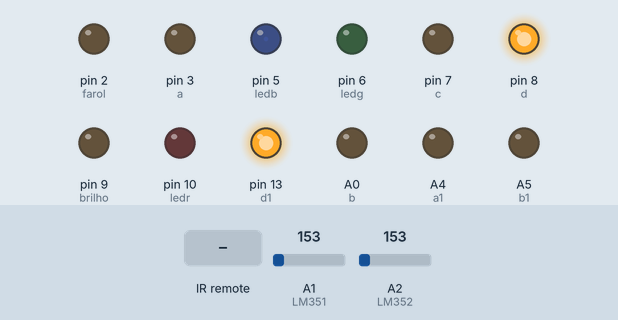
A sketch run on a simulated Arduino Mega 2560, built with avr-gcc and run on an emulated ATmega2560. Shown: output pins drawn as LEDs (lit = HIGH). The inputs (shaded band) are chosen by the test bench; at power-on: A1 (LM351) = 153, A2 (LM352) = 153. Pins used as bus, display or sensor lines are not drawn.

Above: at 4.2 s.
4.3 s: A1 (LM351) set to 144
At 4.8 s:
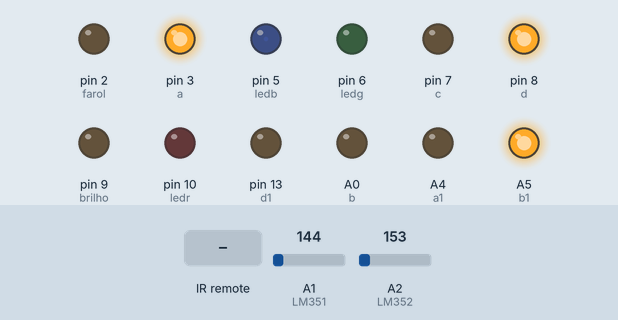
5.8 s: infrared code 0xE12428D7 received
At 6.9 s:
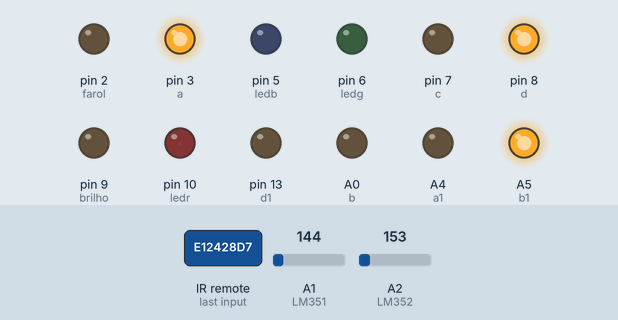
7.3 s: infrared code 0xE12448B7 received
At 8.1 s:
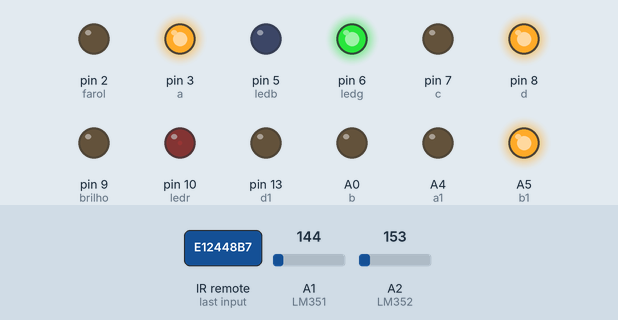
8.8 s: A2 (LM352) set to 142
At 9.3 s:
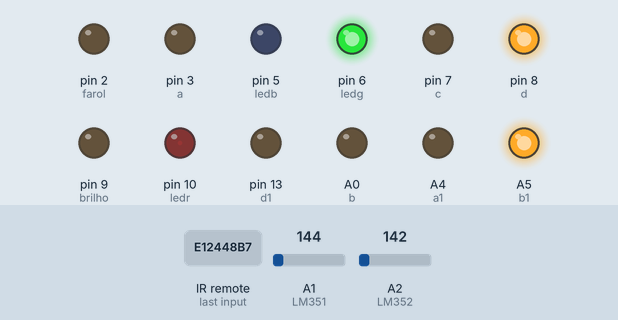
10.3 s: A2 (LM352) set to 133
At 11.5 s:
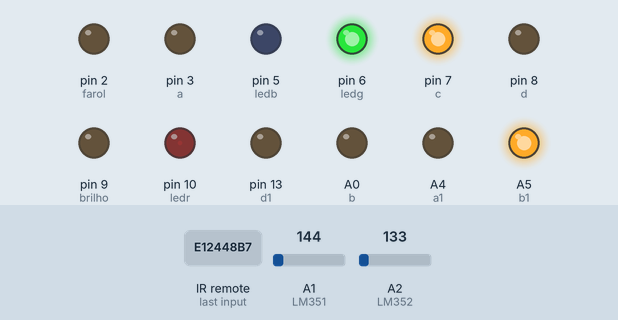
11.8 s: infrared code 0xE12440BF received
At 13.0 s:
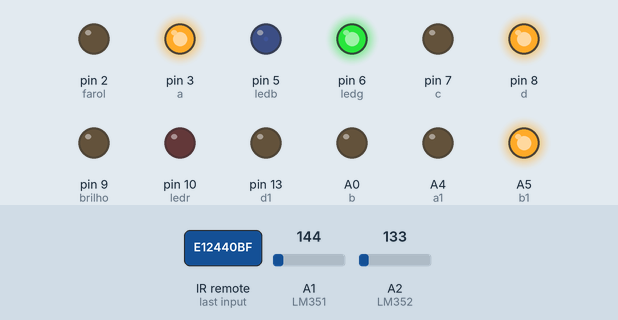
Timing chart, 0 to 14.3 s (numbered marks = the images above; inputs shaded):
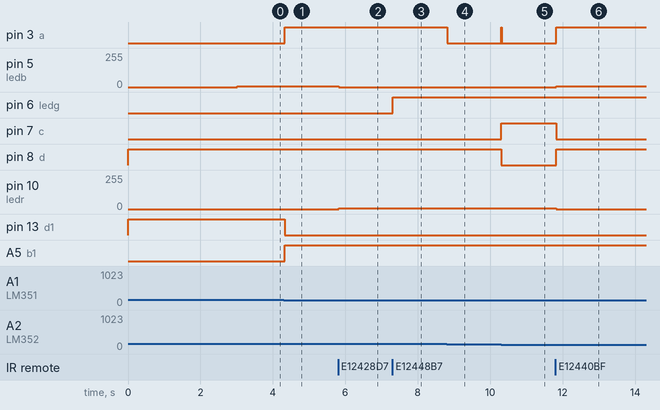

The sketch:

Termometro_Fit_V1.1.ino
```cpp
/***************************************\
 **   Projeto Termometro Automotivo    **
 *                                      *
 **     Sensor Crepuscular e XBee      **
 \***************************************/

#include <IRremote.h>
int RECV_PIN = 11;
IRrecv irrecv(RECV_PIN);
decode_results results;

// enderecamento de pinos
const int a = 3;
const int b = A0;
const int c = 7;
const int d = 8;
const int a1 = A4;
const int b1 = A5;
const int c1 = 12;
const int d1 = 13;
const int ledb = 5;
const int ledr = 10;
const int ledg = 6;
const int brilho = 9;
const int LDR = A3;
const int farol = 2;
const int LM351 = A1;
const int LM352 = A2;

// termometro
float adclido1 = 0;
float temperaturac1 = 0;
int lertemperatura1 = 1;
float adclido2 = 0;
float temperaturac2 = 0;
int lertemperatura2 = 1;
float temperaturas1 [32];
float temperaturas2 [32];
byte temperatura = 0;

// Controle Display
byte unidade = 0;
byte dezena = 0;
byte ldrvalor = 0;
byte pwm = 255;
byte ledpwm = 5;
int digito[] = {
  0, 0, 0, 0, 1, 0, 0, 0, 0, 1, 0, 0, 1, 1, 0, 0, 0, 0, 1, 0, 1, 0, 1, 0, 0, 1, 1, 0, 1, 1, 1, 0, 0, 0, 0, 1, 1, 0, 0, 1, 0, 1, 0, 1};
byte indice = 0;
byte tela = 1;

void setup(){

  // definindo comunicacao serial
  Serial.begin(9600);
  irrecv.enableIRIn();
  // especificando tensao de referencia das portas analogicas para o LM35
  //  analogReference(INTERNAL); //Se estiver usando Arduino Mega, use INTERNAL1V1

  pinMode(a, OUTPUT);
  pinMode(b, OUTPUT);
  pinMode(c, OUTPUT);
  pinMode(d, OUTPUT);
  pinMode(a1, OUTPUT);
  pinMode(b1, OUTPUT);
  pinMode(c1, OUTPUT);
  pinMode(d1, OUTPUT);
  pinMode(ledr, OUTPUT);
  pinMode(ledb, OUTPUT);
  pinMode(ledg, OUTPUT);
  pinMode(brilho, OUTPUT);
  pinMode(farol, OUTPUT);

  unidade = 8;
  dezena = 8;

  indice = unidade * 4;
  digitalWrite(a, digito [indice + 0]);
  digitalWrite(b, digito [indice + 1]);
  digitalWrite(c, digito [indice + 2]);
  digitalWrite(d, digito [indice + 3]);

  indice = dezena * 4;
  digitalWrite(a1, digito [indice + 0]);
  digitalWrite(b1, digito [indice + 1]);
  digitalWrite(c1, digito [indice + 2]);
  digitalWrite(d1, digito [indice + 3]);
  delay(3000);

}
void loop(){

  /*
   // Indo para rotina do termometro 1
   termometro1();

   // impressao dos dados no display
   impressao();

   for (int i=0; i < 30000; i++) {
   // indo para rotina do sensor luz
   sensorluz();
   */
  if (irrecv.decode(&results)) {

    if (results.value == 0xE12440BF){
      tela = 1;
    }
    if (results.value == 0xE12428D7){
      tela = 2;
    }

    if (results.value == 0xE12448B7){
      digitalWrite(ledg, HIGH);
    }
    if (results.value == 0xE124609F){
      digitalWrite (ledg, LOW);
    }

    irrecv.resume();
  }

  if (tela == 1) {
    // Indo para rotina do termometro 1
    termometro1();

    // impressao dos dados no display
    impressao();
  }

  if (tela == 2) {
    // Indo para rotina do termometro 1
    termometro2();

    // impressao dos dados no display
    impressao();
  }


  /*


   }

   // Indo para rotina do termometro 2
   termometro2();

   // impressao dos dados no display
   impressao();

   for (int i=0; i < 30000; i++) {
   // indo para rotina do sensor luz
   sensorluz();
   }

   //Serial.print(" temperatura: ");
   //Serial.print(temperaturac1);
   //Serial.print(" temperatura: ");
   //Serial.print(temperaturac2);
   //Serial.print(" unidade: ");
   //Serial.print(unidade);
   //Serial.print(" dezena: ");
   //Serial.print(dezena);
   //Serial.print(" tela: ");
   //Serial.print(tela);
   //Serial.print(" contador tela: ");
   //Serial.print(contadortela);
   //Serial.print(" LDR: ");
   //Serial.print(ldrvalor);
   //Serial.println("  ");
   */
}

void termometro1() { // Leitura do termometro

  for (lertemperatura1 = 0; lertemperatura1 < 30; lertemperatura1++) {

    adclido1 = analogRead(LM351);
    temperaturas1[lertemperatura1] = (adclido1 * 0.4887585532746823) - 0.5;

    temperaturas1[31]  = ( temperaturas1[0]   + temperaturas1[1]  + temperaturas1[2]
      + temperaturas1[3]  + temperaturas1[4]  + temperaturas1[5]  + temperaturas1[6]
      + temperaturas1[7]  + temperaturas1[8]  + temperaturas1[9]  + temperaturas1[10]
      + temperaturas1[11] + temperaturas1[12] + temperaturas1[13] + temperaturas1[14]
      + temperaturas1[15] + temperaturas1[16] + temperaturas1[17] + temperaturas1[18]
      + temperaturas1[19] + temperaturas1[20] + temperaturas1[21] + temperaturas1[22]
      + temperaturas1[23] + temperaturas1[24] + temperaturas1[25] + temperaturas1[26]
      + temperaturas1[27] + temperaturas1[28] + temperaturas1[29]) / 30;
  }
  temperaturac1 = temperaturas1[31];

  temperatura = temperaturac1;
  analogWrite(ledb, ledpwm);
  analogWrite(ledr, LOW);
}
void termometro2() { // Leitura do termometro

  for (lertemperatura2 = 0; lertemperatura2 < 30; lertemperatura2++) {

    adclido2 = analogRead(LM352);
    temperaturas2[lertemperatura2] = (adclido2 * 0.4887585532746823) - 0.5;

    temperaturas2[31]  = ( temperaturas2[0]   + temperaturas2[1]  + temperaturas2[2]
      + temperaturas2[3]  + temperaturas2[4]  + temperaturas2[5]  + temperaturas2[6]
      + temperaturas2[7]  + temperaturas2[8]  + temperaturas2[9]  + temperaturas2[10]
      + temperaturas2[11] + temperaturas2[12] + temperaturas2[13] + temperaturas2[14]
      + temperaturas2[15] + temperaturas2[16] + temperaturas2[17] + temperaturas2[18]
      + temperaturas2[19] + temperaturas2[20] + temperaturas2[21] + temperaturas2[22]
      + temperaturas2[23] + temperaturas2[24] + temperaturas2[25] + temperaturas2[26]
      + temperaturas2[27] + temperaturas2[28] + temperaturas2[29]) / 30;
  }
  temperaturac2 = temperaturas2[31];

  temperatura = temperaturac2;
  analogWrite(ledr, ledpwm);
  analogWrite(ledb, LOW);
}

void impressao() { // impressao dos dados no Display

  if (temperatura > 19 && temperatura < 30) {
    unidade = temperatura - 20;
    dezena = 2;
  }
  if (temperatura > 29 && temperatura < 40) {
    unidade = temperatura - 30;
    dezena = 3;
  }
  if (temperatura > 39 && temperatura < 50) {
    unidade = temperatura - 40;
    dezena = 4;
  }
  if (temperatura > 49 && temperatura < 60) {
    unidade = temperatura - 50;
    dezena = 5;
  }
  if (temperatura > 59 && temperatura < 70) {
    unidade = temperatura - 60;
    dezena = 6;
  }
  if (temperatura > 9 && temperatura < 20) {
    unidade = temperatura - 10;
    dezena = 1;
  }
  if (temperatura > -1 && temperatura < 10) {
    unidade = temperatura;
    dezena = 10;
  }

  indice = unidade * 4;
  digitalWrite(a, digito [indice + 0]);
  digitalWrite(b, digito [indice + 1]);
  digitalWrite(c, digito [indice + 2]);
  digitalWrite(d, digito [indice + 3]);

  indice = dezena * 4;
  digitalWrite(a1, digito [indice + 0]);
  digitalWrite(b1, digito [indice + 1]);
  digitalWrite(c1, digito [indice + 2]);
  digitalWrite(d1, digito [indice + 3]);
}

void sensorluz() { // Rotina do sensor de luz

    ldrvalor = analogRead(LDR);
  if (ldrvalor < 90) {
    pwm = 210;
    ledpwm = 1;
    analogWrite(brilho, pwm);
    digitalWrite(farol, HIGH);
  }
  else {
    pwm = 0;
    ledpwm = 30;
    analogWrite(brilho, pwm);
    digitalWrite(farol, LOW);
  }
}
/*
Controle remoto do Kit Avancado
 Power = E12448B7
 Mute = E124609F
 Sel = E12418E7
 Vol Up = E12458A7
 Vol Down = E124A05F
 Number = E124E817
 1 = E12440BF
 2 = E12428D7
 3 = E1246897
 4 = E124B847
 5 = E124F00F
 6 = E1249867
 7 = E1247887
 8 = E124B04F
 9 = E124F807
 0 = E12430CF
 Band = E124D827
 Disp = E124C837
 */
```

Measured:
- the behaviour switches between 145 and 144 on A1 (LM351) (found by bisection; images 0 and 1)
- the behaviour switches between 143 and 142 on A2 (LM352) (found by bisection; images 3 and 4)
- after the input at 4.3 s, pin 3 (a), A5 (b1): LOW → HIGH at once; pin 13 (d1): HIGH → LOW at once
- after the input at 5.8 s, pin 5 (ledb): 5/255 → 0/255 at once; pin 10 (ledr): 0/255 → 5/255 at once
- after the input at 7.3 s, pin 6 (ledg): LOW → HIGH at once
- after the input at 8.8 s, pin 3 (a): HIGH → LOW at once
- after the input at 10.3 s, pin 3 (a): LOW → HIGH at once, → LOW 0.01 s later; pin 7 (c): LOW → HIGH at once; pin 8 (d): HIGH → LOW at once
- after the input at 11.8 s, pin 3 (a), pin 8 (d): LOW → HIGH at once; pin 5 (ledb): 0/255 → 5/255 at once; pin 7 (c): HIGH → LOW at once; pin 10 (ledr): 5/255 → 0/255 at once
